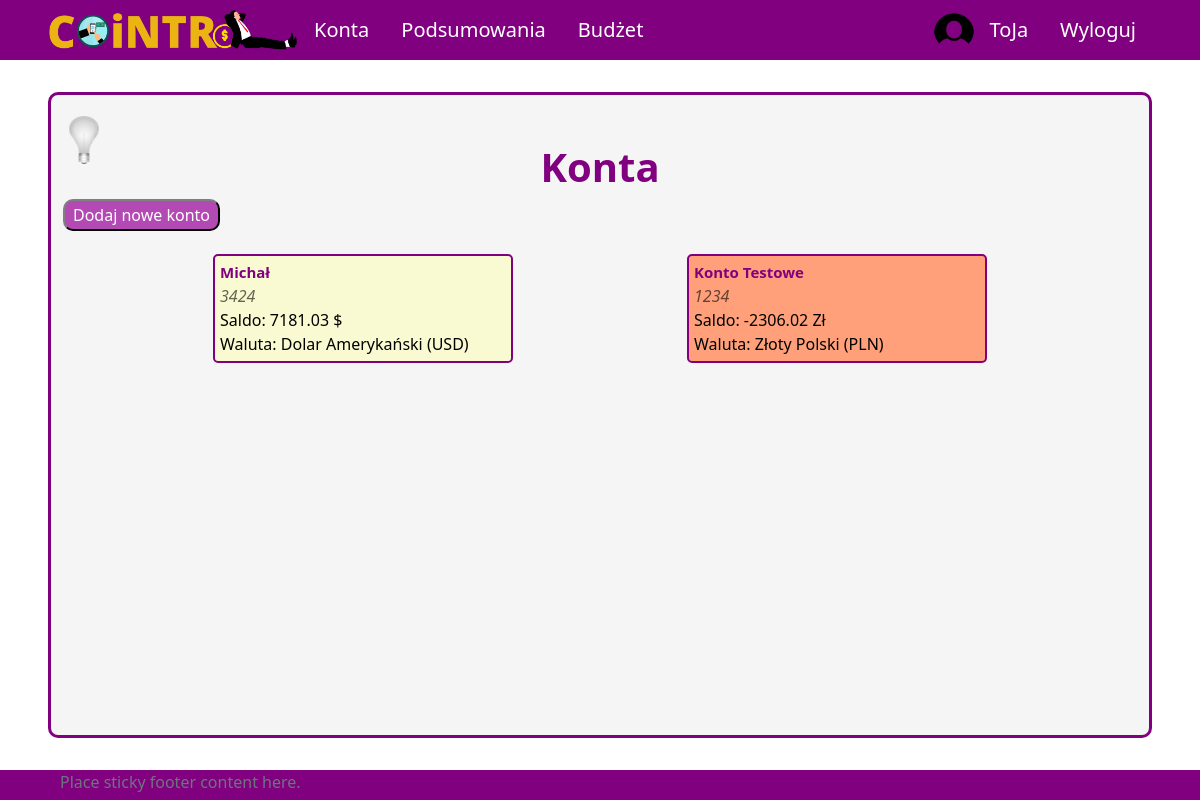
The page /all-accounts (signed in) on the database its author committed.
### aplication/models.py (models this page shows, shortened)
class Account(models.Model):
    owner = models.ForeignKey(Profile, null=True, blank=True, on_delete=models.CASCADE)
    name = models.CharField(max_length=30)
    currency = models.ForeignKey(Currency, on_delete=models.SET_NULL, null=True)
    is_shared = models.BooleanField(default=False)
    description = models.CharField(max_length=100, null=True, blank=True)
    id = models.UUIDField(default=uuid.uuid4, unique=True, primary_key=True, editable=False)
    def __str__(self):
        return self.name
    def calculate_balance(self):
        balance = 0
        transactions = Transaction.objects.filter(id_account=self)
        for transaction in transactions:
            balance += transaction.converted_amount
        return balance
    def print_description(self):
        if self.description!=None:
            return self.description
        else:
            return ""

class Transaction(models.Model):
    id_account = models.ForeignKey(Account, on_delete=models.CASCADE)
    id_user = models.ForeignKey(Profile, on_delete=models.SET_NULL, null=True) #konto z którego dokonano transakcji zostało usunięte ale transakcja ma pozostać
    id_category = models.ForeignKey(Category, on_delete=models.CASCADE)
    id_subcategory = models.ForeignKey(Subcategory, on_delete=models.SET_NULL, null=True, blank=True)
    currency = models.ForeignKey(Currency, on_delete=models.SET_NULL, null=True)
    is_periodic = models.BooleanField(default=False)
    amount = models.DecimalField(max_digits=10, decimal_places=2)
    converted_amount = models.DecimalField(max_digits=10, decimal_places=2)
    transaction_date = models.DateField()
    description = models.CharField(max_length=255, blank=True, null=True)
    id = models.UUIDField(default=uuid.uuid4, unique=True, primary_key=True, editable=False)

### UsersApp/models.py (models this page shows)
class Currency(models.Model):
    name = models.CharField(max_length=100)
    access_name = models.CharField(max_length=20) #access_name nazwa aby zdobyć kurs walut
    sign = models.CharField(max_length=5) #znak waluty
    id = models.UUIDField(default=uuid.uuid4, unique=True,
                            primary_key=True, editable=False)
    def __str__(self):
        return "{}".format(self.name)

### aplication/views/account_views.py (the view)
# urls.py: path('all-accounts', allAccounts, name='all-accounts'),
@login_required(login_url='login')
def allAccounts(request):
    user_accounts = User_Account.objects.filter(id_user = request.user.profile.id)
    accounts = []
    for ua in user_accounts:
        accounts.append(Account.objects.get(id=ua.id_account.id))
    context = {'accounts': accounts}
    return render(request, 'application/account/all-accounts.html', context)

### templates/application/account/all-accounts.html (shortened to what this page needs)
{% extends 'application/base.html' %}
{% block content %}
    <div class="title">
        <h1>Konta</h1>
    </div>
    <a href="{% url 'create-account' %}">
        <button class="button">Dodaj nowe konto</button>
    </a>
    <div class="content tiles" id="all-accounts">
        {% for acc in accounts %}
            <div class="account">
                <a class="account-link" href={% url 'account' pk=acc.id %}>
                <span class="name">{{ acc }}</span>
                <span class="account-description">{{ acc.print_description }}</span>
                <span class="balance">Saldo: {{ acc.calculate_balance }} {{acc.currency.sign}}</span>
                <span class="balance">Waluta: {{ acc.currency }}</span>
                </a>
            </div>
        {% endfor %}
    </div>
{% endblock %}

### templates/application/base.html (shortened to what this page needs)
{%load static%}
<!DOCTYPE html>
<html lang="pl">
<head>
    <link href="https://cdn.jsdelivr.net/npm/bootstrap@5.2.2/dist/css/bootstrap.min.css" rel="stylesheet">
    <link rel="stylesheet" type="text/css" href="{% static 'css/style.css' %}">
</head>
<body onload="checkColorMode()">
    <nav class="nav">
        {% if user.is_authenticated %}
        <ul class="nav justify-content-start">
            <li class="nav-item"><a id="logo-link" class="nav-link" href="{% url 'home' %}">
                <img onmouseover="logoHover()" onmouseout="logoOut()" id="app-logo" src="{% static 'images/logo.png' %}">
            </a>
            <li class="nav-item"><a class="nav-link" href="{% url 'all-accounts' %}">Konta</a></li>
            <li class="nav-item"><a class="nav-link" href="{% url 'summary' %}">Podsumowania</a></li>
            <li class="nav-item"><a class="nav-link" href="{% url 'budget' %}">Budżet</a></li>
        </ul>
        <ul class="nav justify-content-end">
            <img src="{% static 'images/circle_user_image.png' %}", style="border-radius: 50%; width: 40px;">
            <li class="nav-item"><a class="nav-link" href="{% url 'profile' %}">{{ user.username }}</a></li>
            <li class="nav-item"><a class="nav-link" href="{% url 'logout' %}">Wyloguj</a></li>
        </ul>
        {% endif %}
    </nav>
    <div id = "site-content">
        <button onclick="darkMode()" id="dark-mode-button"><img id="light-bulb" src="{% static 'images/bulb_off.png' %}" /></button>
        {% block content %}
        {% endblock %}
    </div>
    <footer class="footer">
        <div class="container">
            <span class="text-muted">Place sticky footer content here.</span>
        </div>
    </footer>
</body>
</html>

### aplication/static/css/style.css (style rules this page uses)
body { background-color: white; color: black; }
a.nav-link { color: white; font-size: 20px; }
ul.nav { align-items: center; }
nav.nav { height: 60px; background-color: purple; justify-content: space-between; padding-left: 4vw; padding-right: 4vw; }
#logo-link { padding: 0; }
#app-logo { width: 250px; }
#site-content { min-height: calc(100vh - 60px - 8vh - 30px); margin-top: 4vh; margin-bottom: 4vh; margin-left: 4vw; margin-right: 4vw; padding-left: 1vw; padding-right: 1vw; padding-top: 1vh; padding-bottom: 1vh; border: 3px solid purple; border-radius: 10px; background-color: whitesmoke; position: relative; }
#dark-mode-button { position: absolute; top: 20px; }
#dark-mode-button > img { width: 30px; }
div.title { padding-top: 5vh; display: flex; align-items: center; flex-direction: column; }
div.title h1 { color: purple; font-size: 40px; font-weight: bold; }
div.content { margin-top: 15px; }
div.tiles { display: flex; flex-wrap: wrap; justify-content: space-evenly; }
div.account { margin-top: 1vh; margin-bottom: 2vh; margin-left: 2vw; margin-right: 2vw; padding: 5px; border: 2px solid purple; border-radius: 5px; background-color: lightgoldenrodyellow; width: 300px; }
div.account:nth-child(even) { background-color: lightsalmon; }
a.account-link { width: 100%; display: flex; flex-direction: column; text-decoration: none; color: black; }
a.account-link > span.name { font-weight: bold; font-size: 15px; color: purple; }
a.account-link > span.account-description { font-style: italic; color: rgba(0, 0, 0, 0.6); }
.button { background-color: rgba(163, 31, 163, 0.8); color: white; padding: 2px 8px; border: 2px solid; border-radius: 10px; border-color: grey black black grey; text-decoration: none; }
footer { height: 30px; background-color: purple; justify-content: space-between; padding-left: 4vw; padding-right: 4vw; }
button { background-color: rgba(0, 0, 0, 0); border: none; }

### rows shown on the page
Account: name "Michał", print_description "3424", calculate_balance "7181.03", currency.sign "$", currency "Dolar Amerykański (USD)"
Account: name "Konto Testowe", print_description "1234", calculate_balance "-2306.02", currency.sign "Zł", currency "Złoty Polski (PLN)"

### other values the page prints
{{ user.username }} "ToJa"
